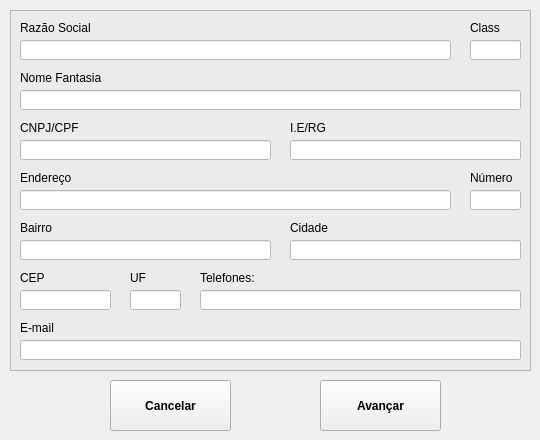
    <widget class="QWidget" name="tab_Cliente">
     <attribute name="title">
      <string>Cliente</string>
     </attribute>
     <widget class="QToolButton" name="bt_cancelar">
      <property name="geometry">
       <rect>
        <x>110</x>
        <y>380</y>
        <width>121</width>
        <height>51</height>
       </rect>
      </property>
      <property name="font">
       <font>
        <weight>75</weight>
        <bold>true</bold>
       </font>
      </property>
      <property name="focusPolicy">
       <enum>Qt::NoFocus</enum>
      </property>
      <property name="styleSheet">
       <string notr="true"/>
      </property>
      <property name="text">
       <string>Cancelar</string>
      </property>
      <property name="icon">
       <iconset>
        <normaloff>icons/iconCancelar.png</normaloff>icons/iconCancelar.png</iconset>
      </property>
      <property name="iconSize">
       <size>
        <width>48</width>
        <height>48</height>
       </size>
      </property>
      <property name="toolButtonStyle">
       <enum>Qt::ToolButtonTextBesideIcon</enum>
      </property>
     </widget>
     <widget class="QToolButton" name="bt_avancar">
      <property name="geometry">
       <rect>
        <x>320</x>
        <y>380</y>
        <width>121</width>
        <height>51</height>
       </rect>
      </property>
      <property name="font">
       <font>
        <weight>75</weight>
        <bold>true</bold>
       </font>
      </property>
      <property name="focusPolicy">
       <enum>Qt::NoFocus</enum>
      </property>
      <property name="layoutDirection">
       <enum>Qt::RightToLeft</enum>
      </property>
      <property name="styleSheet">
       <string notr="true"/>
      </property>
      <property name="text">
       <string>Avançar</string>
      </property>
      <property name="icon">
       <iconset>
        <normaloff>icons/iconSetaDireita.png</normaloff>icons/iconSetaDireita.png</iconset>
      </property>
      <property name="iconSize">
       <size>
        <width>48</width>
        <height>48</height>
       </size>
      </property>
      <property name="toolButtonStyle">
       <enum>Qt::ToolButtonTextBesideIcon</enum>
      </property>
     </widget>
     <widget class="QFrame" name="frameTab1">
      <property name="geometry">
       <rect>
        <x>10</x>
        <y>10</y>
        <width>521</width>
        <height>361</height>
       </rect>
      </property>
      <property name="styleSheet">
       <string notr="true">background-color: rgb(235, 235, 235);</string>
      </property>
      <property name="frameShape">
       <enum>QFrame::StyledPanel</enum>
      </property>
      <property name="frameShadow">
       <enum>QFrame::Raised</enum>
      </property>
      <widget class="QLabel" name="txt_email">
       <property name="geometry">
        <rect>
         <x>10</x>
         <y>310</y>
         <width>61</width>
         <height>16</height>
        </rect>
       </property>
       <property name="text">
        <string>E-mail</string>
       </property>
      </widget>
      <widget class="QLabel" name="txt_cep">
       <property name="geometry">
        <rect>
         <x>10</x>
         <y>260</y>
         <width>51</width>
         <height>16</height>
        </rect>
       </property>
       <property name="text">
        <string>CEP</string>
       </property>
      </widget>
      <widget class="QLabel" name="txt_telefones">
       <property name="geometry">
        <rect>
         <x>190</x>
         <y>260</y>
         <width>61</width>
         <height>16</height>
        </rect>
       </property>
       <property name="text">
        <string>Telefones:</string>
       </property>
      </widget>
      <widget class="QLineEdit" name="lb_ierg">
       <property name="geometry">
        <rect>
         <x>280</x>
         <y>130</y>
         <width>231</width>
         <height>20</height>
        </rect>
       </property>
       <property name="focusPolicy">
        <enum>Qt::WheelFocus</enum>
       </property>
       <property name="styleSheet">
        <string notr="true">background-color: rgb(255, 255, 255);</string>
       </property>
      </widget>
      <widget class="QLineEdit" name="lb_email">
       <property name="geometry">
        <rect>
         <x>10</x>
         <y>330</y>
         <width>501</width>
         <height>20</height>
        </rect>
       </property>
       <property name="focusPolicy">
        <enum>Qt::WheelFocus</enum>
       </property>
       <property name="styleSheet">
        <string notr="true">background-color: rgb(255, 255, 255);</string>
       </property>
      </widget>
      <widget class="QLineEdit" name="lb_class">
       <property name="geometry">
        <rect>
         <x>460</x>
         <y>30</y>
         <width>51</width>
         <height>20</height>
        </rect>
       </property>
       <property name="focusPolicy">
        <enum>Qt::WheelFocus</enum>
       </property>
       <property name="styleSheet">
        <string notr="true">background-color: rgb(255, 255, 255);</string>
       </property>
      </widget>
      <widget class="QLabel" name="txt_razaoSocial">
       <property name="geometry">
        <rect>
         <x>10</x>
         <y>10</y>
         <width>81</width>
         <height>16</height>
        </rect>
       </property>
       <property name="text">
        <string>Razão Social</string>
       </property>
      </widget>
      <widget class="QLineEdit" name="lb_cidade">
       <property name="geometry">
        <rect>
         <x>280</x>
         <y>230</y>
         <width>231</width>
         <height>20</height>
        </rect>
       </property>
       <property name="focusPolicy">
        <enum>Qt::WheelFocus</enum>
       </property>
       <property name="styleSheet">
        <string notr="true">background-color: rgb(255, 255, 255);</string>
       </property>
       <property name="text">
        <string/>
       </property>
      </widget>
      <widget class="QLineEdit" name="lb_uf">
       <property name="geometry">
        <rect>
         <x>120</x>
         <y>280</y>
         <width>51</width>
         <height>20</height>
        </rect>
       </property>
       <property name="focusPolicy">
        <enum>Qt::WheelFocus</enum>
       </property>
       <property name="styleSheet">
        <string notr="true">background-color: rgb(255, 255, 255);</string>
       </property>
      </widget>
      <widget class="QLabel" name="txt_IERG">
       <property name="geometry">
        <rect>
         <x>280</x>
         <y>110</y>
         <width>61</width>
         <height>16</height>
        </rect>
       </property>
       <property name="text">
        <string>I.E/RG</string>
       </property>
      </widget>
      <widget class="QLabel" name="txt_cidade">
       <property name="geometry">
        <rect>
         <x>280</x>
         <y>210</y>
         <width>61</width>
         <height>16</height>
        </rect>
       </property>
       <property name="text">
        <string>Cidade</string>
       </property>
      </widget>
      <widget class="QLineEdit" name="lb_razaoSocial">
       <property name="geometry">
        <rect>
         <x>10</x>
         <y>30</y>
         <width>431</width>
         <height>20</height>
        </rect>
       </property>
       <property name="focusPolicy">
        <enum>Qt::WheelFocus</enum>
       </property>
       <property name="styleSheet">
        <string notr="true">background-color: rgb(255, 255, 255);</string>
       </property>
       <property name="text">
        <string/>
       </property>
       <property name="cursorMoveStyle">
        <enum>Qt::VisualMoveStyle</enum>
       </property>
      </widget>
      <widget class="QLabel" name="txt_numero">
       <property name="geometry">
        <rect>
         <x>460</x>
         <y>160</y>
         <width>51</width>
         <height>16</height>
        </rect>
       </property>
       <property name="text">
        <string>Número</string>
       </property>
      </widget>
      <widget class="QLabel" name="txt_endereco">
       <property name="geometry">
        <rect>
         <x>10</x>
         <y>160</y>
         <width>61</width>
         <height>16</height>
        </rect>
       </property>
       <property name="text">
        <string>Endereço</string>
       </property>
      </widget>
      <widget class="QLabel" name="txt_CNPJCPF">
       <property name="geometry">
        <rect>
         <x>10</x>
         <y>110</y>
         <width>61</width>
         <height>16</height>
        </rect>
       </property>
       <property name="text">
        <string>CNPJ/CPF</string>
       </property>
      </widget>
      <widget class="QLabel" name="txt_class">
       <property name="geometry">
        <rect>
         <x>460</x>
         <y>10</y>
         <width>41</width>
         <height>16</height>
        </rect>
       </property>
       <property name="text">
        <string>Class</string>
       </property>
      </widget>
      <widget class="QLabel" name="txt_bairro">
       <property name="geometry">
        <rect>
         <x>10</x>
         <y>210</y>
         <width>61</width>
         <height>16</height>
        </rect>
       </property>
       <property name="text">
        <string>Bairro</string>
       </property>
      </widget>
      <widget class="QLabel" name="txt_nomeFantasia">
       <property name="geometry">
        <rect>
         <x>10</x>
         <y>60</y>
         <width>121</width>
         <height>16</height>
        </rect>
       </property>
       <property name="text">
        <string>Nome Fantasia</string>
       </property>
      </widget>
      <widget class="QLineEdit" name="lb_cnpjcpf">
       <property name="geometry">
        <rect>
         <x>10</x>
         <y>130</y>
         <width>251</width>
         <height>20</height>
        </rect>
       </property>
       <property name="focusPolicy">
        <enum>Qt::WheelFocus</enum>
       </property>
       <property name="styleSheet">
        <string notr="true">background-color: rgb(255, 255, 255);</string>
       </property>
      </widget>
      <widget class="QLabel" name="txt_UF">
       <property name="geometry">
        <rect>
         <x>120</x>
         <y>260</y>
         <width>41</width>
         <height>16</height>
        </rect>
       </property>
       <property name="text">
        <string>UF</string>
       </property>
      </widget>
      <widget class="QLineEdit" name="lb_telefone">
       <property name="geometry">
        <rect>
         <x>190</x>
         <y>280</y>
         <width>321</width>
         <height>20</height>
        </rect>
       </property>
       <property name="focusPolicy">
        <enum>Qt::WheelFocus</enum>
       </property>
       <property name="styleSheet">
        <string notr="true">background-color: rgb(255, 255, 255);</string>
       </property>
       <property name="text">
        <string/>
       </property>
      </widget>
      <widget class="QLineEdit" name="lb_endereco">
       <property name="geometry">
        <rect>
         <x>10</x>
         <y>180</y>
         <width>431</width>
         <height>20</height>
        </rect>
       </property>
       <property name="focusPolicy">
        <enum>Qt::WheelFocus</enum>
       </property>
       <property name="styleSheet">
        <string notr="true">background-color: rgb(255, 255, 255);</string>
       </property>
      </widget>
      <widget class="QLineEdit" name="lb_numero">
       <property name="geometry">
        <rect>
         <x>460</x>
         <y>180</y>
         <width>51</width>
         <height>20</height>
        </rect>
       </property>
       <property name="focusPolicy">
        <enum>Qt::WheelFocus</enum>
       </property>
       <property name="styleSheet">
        <string notr="true">background-color: rgb(255, 255, 255);</string>
       </property>
      </widget>
      <widget class="QLineEdit" name="lb_cep">
       <property name="geometry">
        <rect>
         <x>10</x>
         <y>280</y>
         <width>91</width>
         <height>20</height>
        </rect>
       </property>
       <property name="focusPolicy">
        <enum>Qt::WheelFocus</enum>
       </property>
       <property name="styleSheet">
        <string notr="true">background-color: rgb(255, 255, 255);</string>
       </property>
       <property name="text">
        <string/>
       </property>
      </widget>
      <widget class="QLineEdit" name="lb_bairro">
       <property name="geometry">
        <rect>
         <x>10</x>
         <y>230</y>
         <width>251</width>
         <height>20</height>
        </rect>
       </property>
       <property name="focusPolicy">
        <enum>Qt::WheelFocus</enum>
       </property>
       <property name="styleSheet">
        <string notr="true">background-color: rgb(255, 255, 255);</string>
       </property>
      </widget>
      <widget class="QLineEdit" name="lb_nomeFantasia">
       <property name="geometry">
        <rect>
         <x>10</x>
         <y>80</y>
         <width>501</width>
         <height>20</height>
        </rect>
       </property>
       <property name="focusPolicy">
        <enum>Qt::WheelFocus</enum>
       </property>
       <property name="styleSheet">
        <string notr="true">background-color: rgb(255, 255, 255);</string>
       </property>
      </widget>
     </widget>
    </widget>
